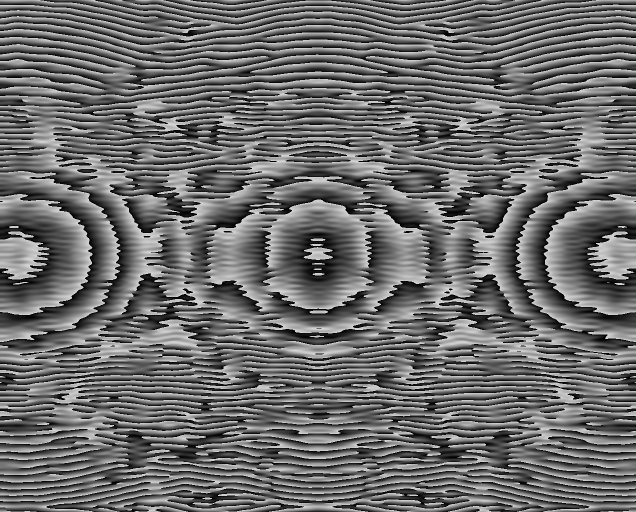
#> input picture test_4.bmp, 1272 x 1024 px (shown at 1/2 size)
$ python -i lodestar_detector.py   (imports and definitions only)   (older library calls are emulated)
#> lines starting #> are read from the running program, lines starting #| are printed output that depends on the picture; after the words box and inside, x2 and y2 are one past the last pixel; in counts of white or black regions, pixels touching at a corner belong together
"""
LodeSTAR 灵感无监督光斑检测器 (LodeSTARDetector)

灵感来源:
- DeepTrack 2.0 LodeSTAR 算法 — 基于梯度特征的无监督粒子追踪
- Phase Correlation — 傅里叶域亚像素配准 (Kuglin & Hines 1975)
- Multi-scale Template Matching — 金字塔多尺度模板匹配
- Adaptive Local Thresholding — 自适应局部统计阈值

算法原理:
- Reference Learning — 从参考图像中提取光斑特征模板 (无需标注)
- Multi-scale Template Matching — 高斯金字塔多尺度归一化互相关匹配
- Phase Correlation — 傅里叶变换相位相关实现亚像素位移估计
- Gradient-based Feature Analysis — 梯度幅值与方向特征 (模拟 LodeSTAR 梯度追踪)
- Adaptive Thresholding — 基于局部均值/标准差的自适应阈值分割
- Confidence Scoring — 综合多维度特征的置信度评分机制

功能:
- 完全无监督: 仅需一张参考图像即可学习光斑外观
- 无需任何标注数据或深度学习框架
- 多尺度搜索适应不同光斑尺寸
- 亚像素级定位精度 (相位相关 + 质心精化)
- 自适应阈值适应不同光照条件
- 置信度评分用于多光斑选择与异常过滤

依赖: numpy, opencv-python (cv2)
不依赖: PyTorch, TensorFlow 或任何深度学习框架
"""

from __future__ import annotations

import logging
import time
from dataclasses import dataclass, field
from typing import Dict, List, Optional, Tuple

import cv2
import numpy as np

LOGGER = logging.getLogger("SpotZoom.LodeSTARDetector")


# ======================================================================
# 数据类
# ======================================================================


@dataclass
class LodeSTARConfig:
    """LodeSTAR 检测器配置参数。

    Attributes
    ----------
    template_size : int
        参考模板尺寸 (像素)。从参考图像中裁剪的正方形区域边长。
    pyramid_levels : int
        高斯金字塔层数。用于多尺度搜索。
    scale_range : Tuple[float, float]
        搜索缩放范围 (最小倍率, 最大倍率)。
    scale_steps : int
        缩放搜索步数。
    match_threshold : float
        归一化互相关匹配阈值 [0, 1]。低于此值的候选被过滤。
    nms_overlap : float
        非极大值抑制 (NMS) 的 IoU 重叠阈值。
    adaptive_block_size : int
        自适应阈值局部块大小 (奇数)。
    adaptive_c : int
        自适应阈值常数偏移。
    gradient_weight : float
        梯度特征在置信度评分中的权重。
    phase_corr_weight : float
        相位相关特征在置信度评分中的权重。
    template_weight : float
        模板匹配特征在置信度评分中的权重。
    min_spot_area : int
        最小光斑面积 (像素^2)。
    max_spots : int
        最大返回光斑数。0 表示不限制。
    subpixel_refine : bool
        是否进行亚像素精化。
    bg_percentile : float
        背景估计百分位数 (0-100)。
    """

    template_size: int = 64
    pyramid_levels: int = 4
    scale_range: Tuple[float, float] = (0.5, 2.0)
    scale_steps: int = 8
    match_threshold: float = 0.5
    nms_overlap: float = 0.3
    adaptive_block_size: int = 31
    adaptive_c: int = 5
    gradient_weight: float = 0.35
    phase_corr_weight: float = 0.35
    template_weight: float = 0.30
    min_spot_area: int = 16
    max_spots: int = 0
    subpixel_refine: bool = True
    bg_percentile: float = 15.0


@dataclass
class LodeSTARDetection:
    """单个光斑检测结果。

    Attributes
    ----------
    center : Tuple[float, float]
        光斑中心坐标 (x, y)，亚像素精度。
    bbox : Tuple[int, int, int, int]
        边界框 (x1, y1, x2, y2)，整数像素。
    confidence : float
        综合置信度分数 [0, 1]。
    ncc_score : float
        归一化互相关匹配分数。
    phase_score : float
        相位相关匹配分数。
    gradient_score : float
        梯度特征匹配分数。
    scale : float
        检测到的最佳缩放因子。
    snr : float
        信噪比估计。
    """

    center: Tuple[float, float]
    bbox: Tuple[int, int, int, int]
    confidence: float
    ncc_score: float = 0.0
    phase_score: float = 0.0
    gradient_score: float = 0.0
    scale: float = 1.0
    snr: float = 0.0


@dataclass
class LodeSTARReport:
    """LodeSTAR 检测分析报告。

    Attributes
    ----------
    num_detections : int
        检测到的光斑数量。
    mean_confidence : float
        平均置信度。
    max_confidence : float
        最大置信度。
    processing_time_ms : float
        处理耗时 (毫秒)。
    template_learned : bool
        是否已成功学习参考模板。
    template_size : Tuple[int, int]
        模板尺寸 (高, 宽)。
    scales_searched : int
        搜索的缩放层数。
    candidates_before_nms : int
        NMS 前的候选数量。
    detections : List[LodeSTARDetection]
        所有检测结果列表。
    gradient_magnitude_mean : float
        参考模板的平均梯度幅值。
    gradient_direction_std : float
        参考模板的梯度方向标准差。
    """

    num_detections: int = 0
    mean_confidence: float = 0.0
    max_confidence: float = 0.0
    processing_time_ms: float = 0.0
    template_learned: bool = False
    template_size: Tuple[int, int] = (0, 0)
    scales_searched: int = 0
    candidates_before_nms: int = 0
    detections: List[LodeSTARDetection] = field(default_factory=list)
    gradient_magnitude_mean: float = 0.0
    gradient_direction_std: float = 0.0


# ======================================================================
# 核心检测器
# ======================================================================


class LodeSTARDetector:
    """LodeSTAR 灵感无监督光斑检测器。

    受 DeepTrack 2.0 LodeSTAR 算法启发，使用经典计算机视觉方法
    实现无监督光斑检测。仅需一张参考图像即可学习光斑外观特征，
    后续在新图像中通过多尺度模板匹配、相位相关和梯度特征分析
    实现鲁棒的光斑定位。

    工作流程:
    1. learn_reference(image) — 从参考图像中自动提取光斑特征模板
    2. detect(image) — 在新图像中检测光斑
    3. analyze(image) — 检测并返回详细分析报告

    Parameters
    ----------
    config : LodeSTARConfig or None
        配置参数。为 None 时使用默认配置。
    """

    def __init__(self, config: Optional[LodeSTARConfig] = None):
        self.config = config if config is not None else LodeSTARConfig()

        # 参考特征 (由 learn_reference 填充)
        self._template: Optional[np.ndarray] = None
        self._template_gradient_mag: Optional[np.ndarray] = None
        self._template_gradient_dir: Optional[np.ndarray] = None
        self._template_padded: Optional[np.ndarray] = None  # 用于相位相关
        self._reference_learned: bool = False
        self._template_center: Optional[Tuple[float, float]] = None

        # 内部状态
        self._frame_count: int = 0
        self._last_report: Optional[LodeSTARReport] = None

        LOGGER.debug("LodeSTARDetector 初始化完成, config=%s", self.config)

    # ------------------------------------------------------------------
    # 公共接口
    # ------------------------------------------------------------------

    def learn_reference(self, image: np.ndarray) -> bool:
        """从参考图像中学习光斑外观特征 (无监督)。

        自动定位参考图像中最显著的光斑，提取其特征模板，
        包括灰度模板、梯度幅值图和梯度方向图。

        Parameters
        ----------
        image : np.ndarray
            参考图像 (BGR 或灰度格式)。

        Returns
        -------
        bool
            是否成功学习参考特征。
        """
        if image is None or image.size == 0:
            LOGGER.warning("learn_reference: 输入图像为空")
            return False

        gray = self._to_gray(image)
        h, w = gray.shape

        LOGGER.debug(
            "learn_reference: 图像尺寸 %dx%d, 模板尺寸 %d",
            w, h, self.config.template_size,
        )

        # 1. 自动定位参考图像中最亮/最显著的光斑
        spot_center = self._find_reference_spot(gray)
        if spot_center is None:
            LOGGER.warning("learn_reference: 未能定位参考光斑")
            return False

        cx, cy = spot_center
        LOGGER.debug("learn_reference: 参考光斑位于 (%.1f, %.1f)", cx, cy)

        # 2. 裁剪模板区域
        ts = self.config.template_size
        half = ts // 2
        x1 = max(0, int(cx) - half)
        y1 = max(0, int(cy) - half)
        x2 = min(w, int(cx) + half)
        y2 = min(h, int(cy) + half)

        # 边界保护: 如果裁剪区域不够大，调整起点
        if x2 - x1 < ts // 2 or y2 - y1 < ts // 2:
            LOGGER.warning("learn_reference: 光斑过于靠近图像边缘")
            return False

        template_crop = gray[y1:y2, x1:x2].astype(np.float64)

        # 3. 背景归一化
        bg = np.percentile(template_crop, self.config.bg_percentile)
        template_norm = template_crop - bg
        template_norm = np.maximum(template_norm, 0.0)

        # 归一化到 [0, 1]
        t_max = template_norm.max()
        if t_max > 1e-6:
            template_norm /= t_max

        self._template = template_norm
        self._template_center = (float(cx - x1), float(cy - y1))

        # 4. 计算梯度特征 (模拟 LodeSTAR 的梯度追踪)
        self._compute_template_gradients()

        # 5. 准备相位相关用的填充模板
        self._prepare_phase_template()

        self._reference_learned = True
        LOGGER.info(
            "learn_reference: 成功学习参考模板, 尺寸=%s, "
            "梯度幅值均值=%.3f, 梯度方向标准差=%.3f",
            self._template.shape,
            self._template_gradient_mag.mean() if self._template_gradient_mag is not None else 0.0,
            self._template_gradient_dir.std() if self._template_gradient_dir is not None else 0.0,
        )
        return True

    # [110 lines left out: functions detect, analyze, reset, not called in this run]

    # ------------------------------------------------------------------
    # 参考学习 (内部方法)
    # ------------------------------------------------------------------

    def _find_reference_spot(
        self, gray: np.ndarray
    ) -> Optional[Tuple[float, float]]:
        """在参考图像中自动定位最显著的光斑。

        使用顶帽变换增强亮目标，然后通过自适应阈值和
        加水质心定位光斑中心。

        Parameters
        ----------
        gray : np.ndarray
            灰度图像 (uint8)。

        Returns
        -------
        Optional[Tuple[float, float]]
            光斑中心 (x, y)。未找到时返回 None。
        """
        h, w = gray.shape

        # 顶帽变换增强小亮目标
        kernel_size = max(self.config.template_size // 2, 15)
        if kernel_size % 2 == 0:
            kernel_size += 1
        kernel = cv2.getStructuringElement(
            cv2.MORPH_ELLIPSE, (kernel_size, kernel_size)
        )
        tophat = cv2.morphologyEx(gray, cv2.MORPH_TOPHAT, kernel)

        # 自适应阈值
        block = self.config.adaptive_block_size
        binary = cv2.adaptiveThreshold(
            tophat, 255, cv2.ADAPTIVE_THRESH_GAUSSIAN_C,
            cv2.THRESH_BINARY, blockSize=block, C=self.config.adaptive_c,
        )

        # 形态学清理
        morph_k = 3
        mk = cv2.getStructuringElement(cv2.MORPH_ELLIPSE, (morph_k, morph_k))
        binary = cv2.morphologyEx(binary, cv2.MORPH_OPEN, mk)
        binary = cv2.morphologyEx(binary, cv2.MORPH_CLOSE, mk)

        # 查找轮廓
        contours, _ = cv2.findContours(
            binary, cv2.RETR_EXTERNAL, cv2.CHAIN_APPROX_SIMPLE
        )

        if not contours:
            # 回退: 使用最亮点
            _, max_val, _, max_loc = cv2.minMaxLoc(gray)
            if max_val < 10:
                return None
            return (float(max_loc[0]), float(max_loc[1]))

        # 选择面积最大的候选 (假设参考图像中光斑是主要亮目标)
        best_contour = max(contours, key=cv2.contourArea)
        area = cv2.contourArea(best_contour)

        if area < self.config.min_spot_area:
            # 回退到最亮点
            _, max_val, _, max_loc = cv2.minMaxLoc(gray)
            if max_val < 10:
                return None
            return (float(max_loc[0]), float(max_loc[1]))

        # 灰度加权质心
        mask = np.zeros_like(gray)
        cv2.drawContours(mask, [best_contour], -1, 255, -1)

        gray_f = gray.astype(np.float64)
        masked = gray_f * (mask > 0).astype(np.float64)
        total = masked.sum()
        if total < 1e-6:
            M = cv2.moments(best_contour)
            if M["m00"] < 1e-6:
                return None
            cx = M["m10"] / M["m00"]
            cy = M["m01"] / M["m00"]
        else:
            yy, xx = np.indices(gray.shape)
            cx = float(np.sum(xx * masked) / total)
            cy = float(np.sum(yy * masked) / total)

        return (cx, cy)

    def _compute_template_gradients(self) -> None:
        """计算参考模板的梯度特征。

        计算 Sobel 梯度幅值和方向，模拟 LodeSTAR 算法中
        基于梯度特征的无监督追踪机制。
        """
        if self._template is None:
            return

        tmpl = self._template.astype(np.float32)

        # Sobel 梯度
        grad_x = cv2.Sobel(tmpl, cv2.CV_32F, 1, 0, ksize=3)
        grad_y = cv2.Sobel(tmpl, cv2.CV_32F, 0, 1, ksize=3)

        # 梯度幅值
        mag = np.sqrt(grad_x ** 2 + grad_y ** 2)
        mag_max = mag.max()
        if mag_max > 1e-6:
            mag /= mag_max
        self._template_gradient_mag = mag

        # 梯度方向 (弧度)
        direction = np.arctan2(grad_y, grad_x)
        self._template_gradient_dir = direction

    def _prepare_phase_template(self) -> None:
        """准备用于相位相关的填充模板。

        将模板填充到目标图像尺寸，以便进行傅里叶域相位相关。
        实际使用时会在 detect 中根据目标图像尺寸重新填充。
        """
        # 此处仅标记已准备，实际填充在 _phase_correlate 中完成
        self._template_padded = self._template

    # ------------------------------------------------------------------
    # 检测核心 (内部方法)
    # ------------------------------------------------------------------

    # [598 lines left out: functions _detect_all, _multi_scale_match, _compute_gradient_score, _compute_phase_score, _compute_snr, _subpixel_refine and 3 more, not called in this run]

    # ------------------------------------------------------------------
    # 图像预处理工具
    # ------------------------------------------------------------------

    @staticmethod
    def _to_gray(image: np.ndarray) -> np.ndarray:
        """将输入图像转换为灰度格式 (uint8)。

        Parameters
        ----------
        image : np.ndarray
            BGR 或灰度图像。

        Returns
        -------
        np.ndarray
            灰度图像 (uint8)。
        """
        if len(image.shape) == 2:
            return image
        return cv2.cvtColor(image, cv2.COLOR_BGR2GRAY)

    # [86 lines left out: functions _normalize_image, is_ready, frame_count, last_report, template_shape, detect_spots, not called in this run]

>>> import cv2
>>> picture = cv2.imread('../test_4.bmp')
#> picture is the input picture: shape (1024, 1272, 3); min 0, max 213, mean 107.6
>>> result = LodeSTARDetector().learn_reference(picture)
#> in _find_reference_spot, `binary = cv2.morphologyEx(binary, cv2.MORPH_CLOSE, mk)`:
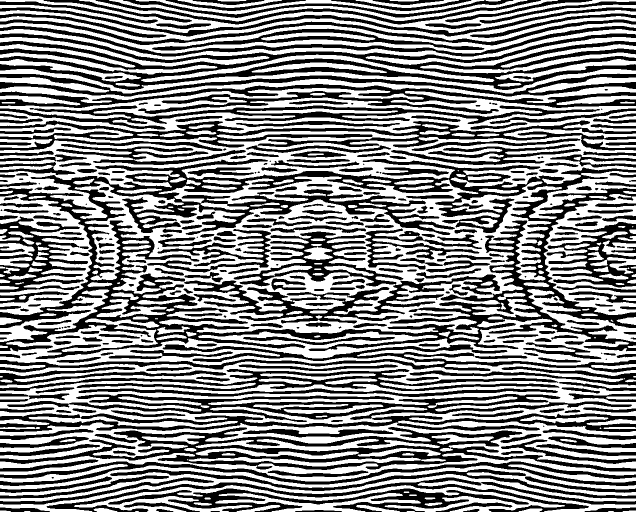
#> binary: shape (1024, 1272) (shown at 1/2 size); 53.1% white; 333 black regions (35 under 20 px)
#> in _find_reference_spot, `contours, _ = cv2.findContours( binary, cv2.RETR_EXTERNAL, cv2.CHAIN_A..`: contours = 209 contours, 14 with area under 20; largest, box (x1, y1, x2, y2) and area: (149, 353, 1124, 668) 179972, (0, 723, 1272, 855) 99374, (0, 262, 1272, 438) 79378, (0, 633, 1272, 731) 51708, (0, 176, 1272, 267) 41076
#> in _find_reference_spot, `best_contour = max(contours, key=cv2.contourArea)`: best_contour = contour of 4774 points, box (x1, y1, x2, y2) (149, 353, 1124, 668), area 179972
#> in _find_reference_spot, `area = cv2.contourArea(best_contour)`: area = 179971.5
#> in _find_reference_spot, `masked = gray_f * (mask > 0).astype(np.float64)`:
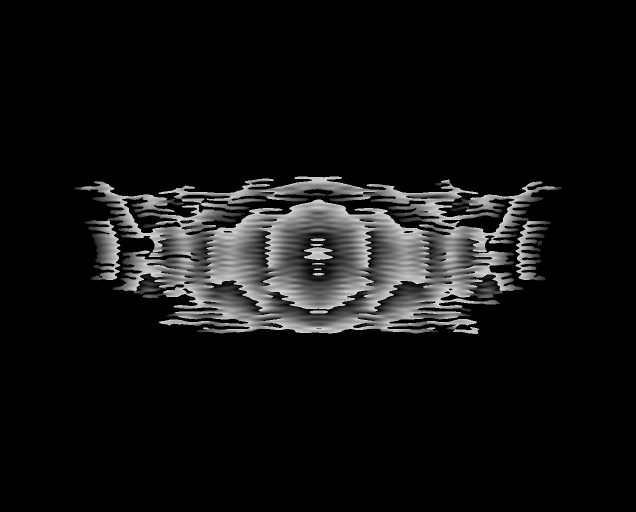
#> masked: shape (1024, 1272) float64 (shown at 1/2 size); min 0, max 213, mean 17.7
#> in _find_reference_spot, `total = masked.sum()`: total = 23117611
#> in _find_reference_spot, `cx = float(np.sum(xx * masked) / total)`: cx = 638.2
#> in _find_reference_spot, `cy = float(np.sum(yy * masked) / total)`: cy = 511.9
#> in learn_reference, `spot_center = self._find_reference_spot(gray)`: spot_center = (638.2, 511.9)
#> in learn_reference, `cx, cy = spot_center`: cx = 638.2; cy = 511.9
#> in learn_reference, `x1 = max(0, int(cx) - half)`: x1 = 606
#> in learn_reference, `y1 = max(0, int(cy) - half)`: y1 = 479
#> in learn_reference, `x2 = min(w, int(cx) + half)`: x2 = 670
#> in learn_reference, `y2 = min(h, int(cy) + half)`: y2 = 543
#> in learn_reference, `template_crop = gray[y1:y2, x1:x2].astype(np.float64)`:
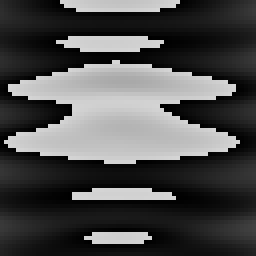
#> template_crop: shape (64, 64) float64 (shown 4 times larger); min 0, max 213, mean 75.7
#> in learn_reference, `bg = np.percentile(template_crop, self.config.bg_percentile)`: bg = 9
#> in learn_reference, `template_norm = template_crop - bg`:
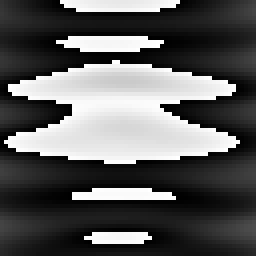
#> template_norm: shape (64, 64) float64 (shown 4 times larger); min -9, max 204, mean 66.7; drawn with min black and max white
#> in learn_reference, `t_max = template_norm.max()`: t_max = 204
#> in learn_reference, `self._template_center = (float(cx - x1), float(cy - y1))`: self._template_center = (32.24, 32.88)
#> in _compute_template_gradients, `grad_y = cv2.Sobel(tmpl, cv2.CV_32F, 0, 1, ksize=3)`:
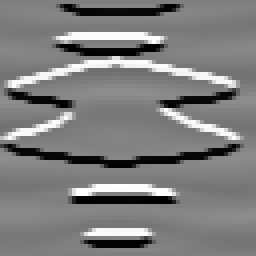
#> grad_y: shape (64, 64) float32 (shown 4 times larger); min -3.99, max 3.99, mean -0.0532; drawn with min black and max white
#> in _compute_template_gradients, `mag = np.sqrt(grad_x ** 2 + grad_y ** 2)`:
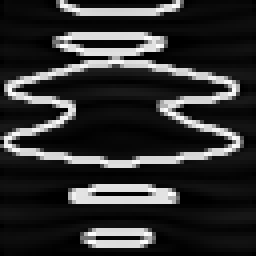
#> mag: shape (64, 64) float32 (shown 4 times larger); min 0, max 4.45, mean 0.839; drawn with min black and max white
#> in _compute_template_gradients, `mag_max = mag.max()`: mag_max = 4.45
#> in _compute_template_gradients, `direction = np.arctan2(grad_y, grad_x)`:
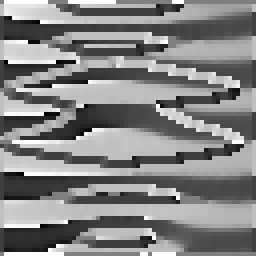
#> direction: shape (64, 64) float32 (shown 4 times larger); min -3.14, max 3.14, mean 0.108; drawn with min black and max white
#> result = True

$ run again, on Direct_Analytic_3Spots_1272x1024.bmp
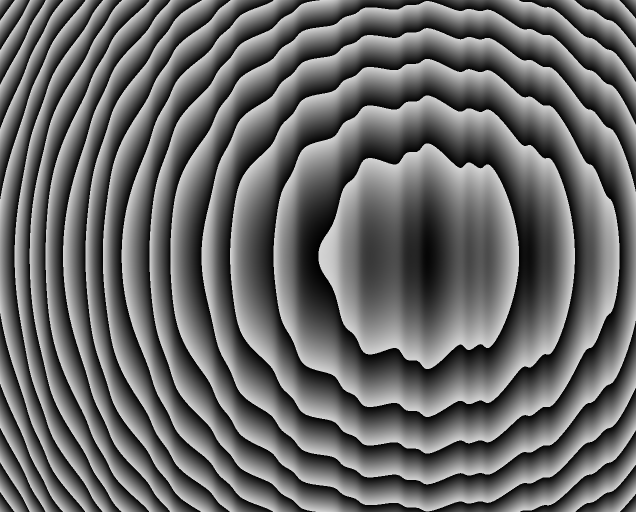
#> input picture Direct_Analytic_3Spots_1272x1024.bmp, 1272 x 1024 px (shown at 1/2 size)
#> picture is the input picture: shape (1024, 1272, 3); min 0, max 213, mean 105.1
#> in _find_reference_spot, `binary = cv2.morphologyEx(binary, cv2.MORPH_CLOSE, mk)`:
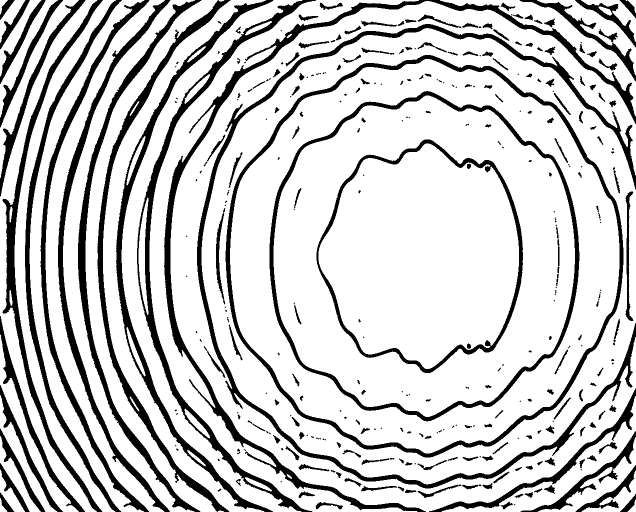
#> binary: shape (1024, 1272) (shown at 1/2 size); 79.4% white; 326 black regions (117 under 20 px)
#> contours = 47 contours, 2 with area under 20; largest, box (x1, y1, x2, y2) and area: (403, 56, 1272, 969) 624473, (341, 2, 1272, 1024) 115678, (299, 0, 838, 1024) 48233, (243, 0, 605, 1024) 35132, (206, 0, 532, 1024) 32512
#> best_contour = contour of 1228 points, box (x1, y1, x2, y2) (403, 56, 1272, 969), area 624473
#> area = 624473
#> mask: shape (1024, 1272); 48% white; 1 white region, box (x1, y1, x2, y2) and area: (403, 56, 1272, 969) 625777
#> total = 67489323
#> in _find_reference_spot, `cx = float(np.sum(xx * masked) / total)`: cx = 844.4
#> in _find_reference_spot, `cy = float(np.sum(yy * masked) / total)`: cy = 512
#> spot_center = (844.4, 512)
#> in learn_reference, `cx, cy = spot_center`: cx = 844.4; cy = 512
#> x1 = 812
#> y1 = 480
#> x2 = 876
#> y2 = 544
#> bg = 9
#> t_max = 35
#> self._template_center = (32.37, 32)
#> mag_max = 0.574
#> in _compute_template_gradients, `direction = np.arctan2(grad_y, grad_x)`:
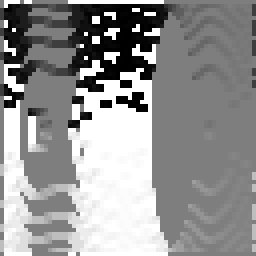
#> direction: shape (64, 64) float32 (shown 4 times larger); min -3.09, max 3.14, mean 0.52; drawn with min black and max white
#> result = True
